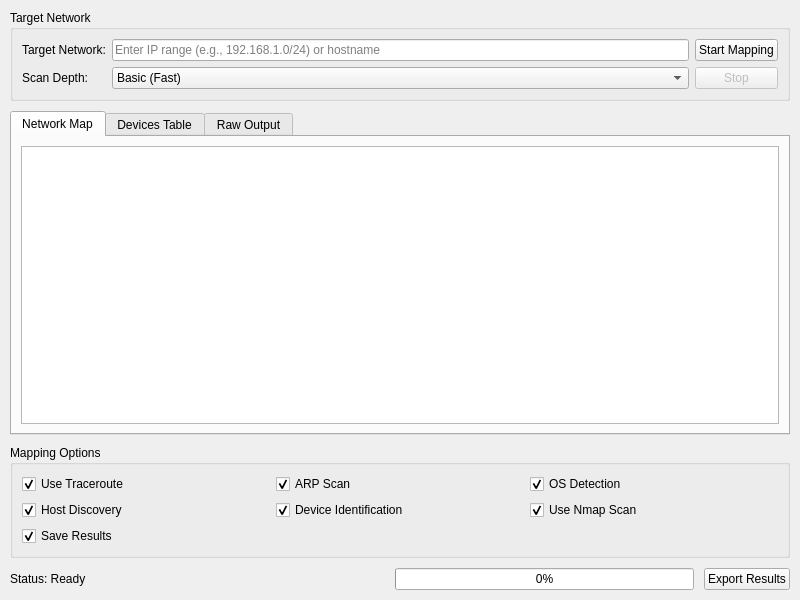
<?xml version="1.0" encoding="UTF-8"?>
<ui version="4.0">
 <class>NetworkMapperWindow</class>
 <widget class="QWidget" name="NetworkMapperWindow">
  <property name="geometry">
   <rect>
    <x>0</x>
    <y>0</y>
    <width>800</width>
    <height>600</height>
   </rect>
  </property>
  <property name="windowTitle">
   <string>Network Mapper</string>
  </property>
  <property name="windowIcon">
   <iconset>
    <normaloff>../assets/icons/network.png</normaloff>../assets/icons/network.png</iconset>
  </property>
  <layout class="QVBoxLayout" name="verticalLayout">
   <property name="spacing">
    <number>10</number>
   </property>
   <property name="leftMargin">
    <number>10</number>
   </property>
   <property name="topMargin">
    <number>10</number>
   </property>
   <property name="rightMargin">
    <number>10</number>
   </property>
   <property name="bottomMargin">
    <number>10</number>
   </property>
   <item>
    <widget class="QGroupBox" name="targetGroupBox">
     <property name="title">
      <string>Target Network</string>
     </property>
     <layout class="QGridLayout" name="gridLayout">
      <item row="0" column="0">
       <widget class="QLabel" name="targetLabel">
        <property name="text">
         <string>Target Network:</string>
        </property>
       </widget>
      </item>
      <item row="0" column="1">
       <widget class="QLineEdit" name="targetLineEdit">
        <property name="placeholderText">
         <string>Enter IP range (e.g., 192.168.1.0/24) or hostname</string>
        </property>
       </widget>
      </item>
      <item row="0" column="2">
       <widget class="QPushButton" name="startButton">
        <property name="text">
         <string>Start Mapping</string>
        </property>
        <property name="icon">
         <iconset>
          <normaloff>../assets/icons/start.png</normaloff>../assets/icons/start.png</iconset>
        </property>
       </widget>
      </item>
      <item row="1" column="0">
       <widget class="QLabel" name="depthLabel">
        <property name="text">
         <string>Scan Depth:</string>
        </property>
       </widget>
      </item>
      <item row="1" column="1">
       <widget class="QComboBox" name="depthComboBox">
        <item>
         <property name="text">
          <string>Basic (Fast)</string>
         </property>
        </item>
        <item>
         <property name="text">
          <string>Standard</string>
         </property>
        </item>
        <item>
         <property name="text">
          <string>Deep (Slow)</string>
         </property>
        </item>
       </widget>
      </item>
      <item row="1" column="2">
       <widget class="QPushButton" name="stopButton">
        <property name="enabled">
         <bool>false</bool>
        </property>
        <property name="text">
         <string>Stop</string>
        </property>
        <property name="icon">
         <iconset>
          <normaloff>../assets/icons/stop.png</normaloff>../assets/icons/stop.png</iconset>
        </property>
       </widget>
      </item>
     </layout>
    </widget>
   </item>
   <item>
    <widget class="QTabWidget" name="resultTabWidget">
     <property name="currentIndex">
      <number>0</number>
     </property>
     <widget class="QWidget" name="mapTab">
      <attribute name="title">
       <string>Network Map</string>
      </attribute>
      <layout class="QVBoxLayout" name="verticalLayout_2">
       <item>
        <widget class="QGraphicsView" name="networkMapView">
         <property name="sizePolicy">
          <sizepolicy hsizetype="Expanding" vsizetype="Expanding">
           <horstretch>0</horstretch>
           <verstretch>0</verstretch>
          </sizepolicy>
         </property>
        </widget>
       </item>
      </layout>
     </widget>
     <widget class="QWidget" name="tableTab">
      <attribute name="title">
       <string>Devices Table</string>
      </attribute>
      <layout class="QVBoxLayout" name="verticalLayout_3">
       <item>
        <widget class="QTableWidget" name="devicesTableWidget">
         <property name="editTriggers">
          <set>QAbstractItemView::NoEditTriggers</set>
         </property>
         <property name="alternatingRowColors">
          <bool>true</bool>
         </property>
         <property name="selectionBehavior">
          <enum>QAbstractItemView::SelectRows</enum>
         </property>
         <property name="sortingEnabled">
          <bool>true</bool>
         </property>
         <column>
          <property name="text">
           <string>IP Address</string>
          </property>
         </column>
         <column>
          <property name="text">
           <string>Hostname</string>
          </property>
         </column>
         <column>
          <property name="text">
           <string>MAC Address</string>
          </property>
         </column>
         <column>
          <property name="text">
           <string>Device Type</string>
          </property>
         </column>
         <column>
          <property name="text">
           <string>Status</string>
          </property>
         </column>
        </widget>
       </item>
      </layout>
     </widget>
     <widget class="QWidget" name="rawTab">
      <attribute name="title">
       <string>Raw Output</string>
      </attribute>
      <layout class="QVBoxLayout" name="verticalLayout_4">
       <item>
        <widget class="QTextEdit" name="rawTextEdit">
         <property name="readOnly">
          <bool>true</bool>
         </property>
         <property name="font">
          <font>
           <family>Consolas</family>
           <pointsize>10</pointsize>
          </font>
         </property>
        </widget>
       </item>
      </layout>
     </widget>
    </widget>
   </item>
   <item>
    <widget class="QGroupBox" name="optionsGroupBox">
     <property name="title">
      <string>Mapping Options</string>
     </property>
     <layout class="QGridLayout" name="gridLayout_2">
      <item row="0" column="0">
       <widget class="QCheckBox" name="tracerouteCheckBox">
        <property name="text">
         <string>Use Traceroute</string>
        </property>
        <property name="checked">
         <bool>true</bool>
        </property>
       </widget>
      </item>
      <item row="0" column="1">
       <widget class="QCheckBox" name="arpCheckBox">
        <property name="text">
         <string>ARP Scan</string>
        </property>
        <property name="checked">
         <bool>true</bool>
        </property>
       </widget>
      </item>
      <item row="0" column="2">
       <widget class="QCheckBox" name="osDetectionCheckBox">
        <property name="text">
         <string>OS Detection</string>
        </property>
        <property name="checked">
         <bool>true</bool>
        </property>
       </widget>
      </item>
      <item row="1" column="0">
       <widget class="QCheckBox" name="hostDiscoveryCheckBox">
        <property name="text">
         <string>Host Discovery</string>
        </property>
        <property name="checked">
         <bool>true</bool>
        </property>
       </widget>
      </item>
      <item row="1" column="1">
       <widget class="QCheckBox" name="deviceIdentificationCheckBox">
        <property name="text">
         <string>Device Identification</string>
        </property>
        <property name="checked">
         <bool>true</bool>
        </property>
       </widget>
      </item>
      <item row="1" column="2">
       <widget class="QCheckBox" name="nmapScanCheckBox">
        <property name="text">
         <string>Use Nmap Scan</string>
        </property>
        <property name="checked">
         <bool>true</bool>
        </property>
       </widget>
      </item>
      <item row="2" column="0">
       <widget class="QCheckBox" name="saveResultsCheckBox">
        <property name="text">
         <string>Save Results</string>
        </property>
        <property name="checked">
         <bool>true</bool>
        </property>
       </widget>
      </item>
     </layout>
    </widget>
   </item>
   <item>
    <layout class="QHBoxLayout" name="horizontalLayout">
     <item>
      <widget class="QLabel" name="statusLabel">
       <property name="text">
        <string>Status: Ready</string>
       </property>
      </widget>
     </item>
     <item>
      <spacer name="horizontalSpacer">
       <property name="orientation">
        <enum>Qt::Horizontal</enum>
       </property>
       <property name="sizeHint" stdset="0">
        <size>
         <width>40</width>
         <height>20</height>
        </size>
       </property>
      </spacer>
     </item>
     <item>
      <widget class="QProgressBar" name="progressBar">
       <property name="value">
        <number>0</number>
       </property>
      </widget>
     </item>
     <item>
      <widget class="QPushButton" name="exportButton">
       <property name="text">
        <string>Export Results</string>
       </property>
       <property name="icon">
        <iconset>
         <normaloff>../assets/icons/export.png</normaloff>../assets/icons/export.png</iconset>
       </property>
      </widget>
     </item>
    </layout>
   </item>
  </layout>
 </widget>
 <resources/>
 <connections/>
</ui>
